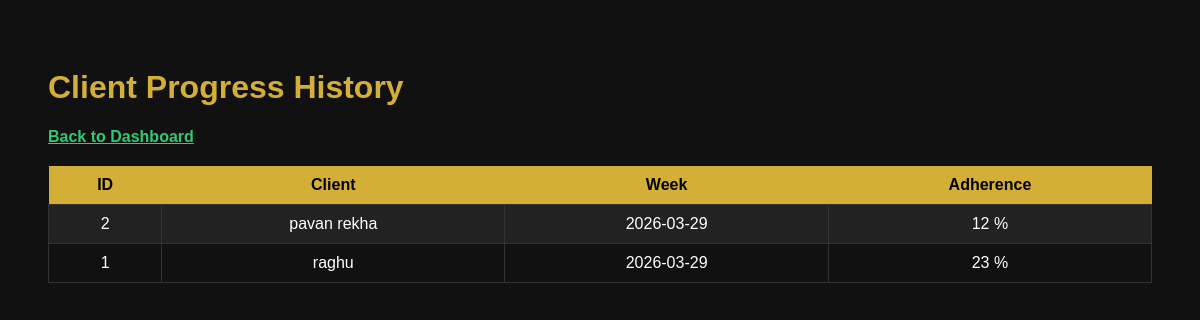
Screenshot of /progress_history (signed in) with the database file from the repository.
### tables this page shows
CREATE TABLE progress(
        id INTEGER PRIMARY KEY AUTOINCREMENT,
        client_name TEXT,
        week TEXT,
        adherence INTEGER
    );

### routes/analytic_routes.py (the view)
@analytic_bp.route("/progress_history")
def progress_history():
    if "user" not in session:
        return redirect("/login")
    conn = get_connection()
    cur = conn.cursor()
    cur.execute("SELECT * FROM progress ORDER BY id DESC")
    data = cur.fetchall()
    conn.close()
    return render_template("progress.html", progress=data)

### models/db.py (called while the page is built)
def get_connection():
    return sqlite3.connect(DB_NAME)

### templates/progress.html (shortened to what this page needs)
<!DOCTYPE html>
<html>
<head>
<link rel="stylesheet" href="/static/styles.css">
</head>
<body>
<h1>Client Progress History</h1>
<a href="/dashboard">Back to Dashboard</a>
<table>
<tr>
<th>ID</th>
<th>Client</th>
<th>Week</th>
<th>Adherence</th>
</tr>
{% for p in progress %}
<tr>
<td>{{p[0]}}</td>
<td>{{p[1]}}</td>
<td>{{p[2]}}</td>
<td>{{p[3]}} %</td>
</tr>
{% endfor %}
</table>
</body>
</html>

### static/styles.css (style rules this page uses)
body { font-family: Arial; background:#111; color:white; padding:40px; }
h1 { color:#d4af37; }
table { width:100%; border-collapse: collapse; margin-top:20px; }
th { background:#d4af37; color:black; padding:10px; }
td { border:1px solid #333; padding:10px; text-align:center; }
tr:nth-child(even) { background:#222; }
a { color:#2ecc71; font-weight:bold; }

### rows the page displays
progress: id "2", client_name "pavan rekha", week "2026-03-29", adherence "12"
progress: id "1", client_name "raghu", week "2026-03-29", adherence "23"
